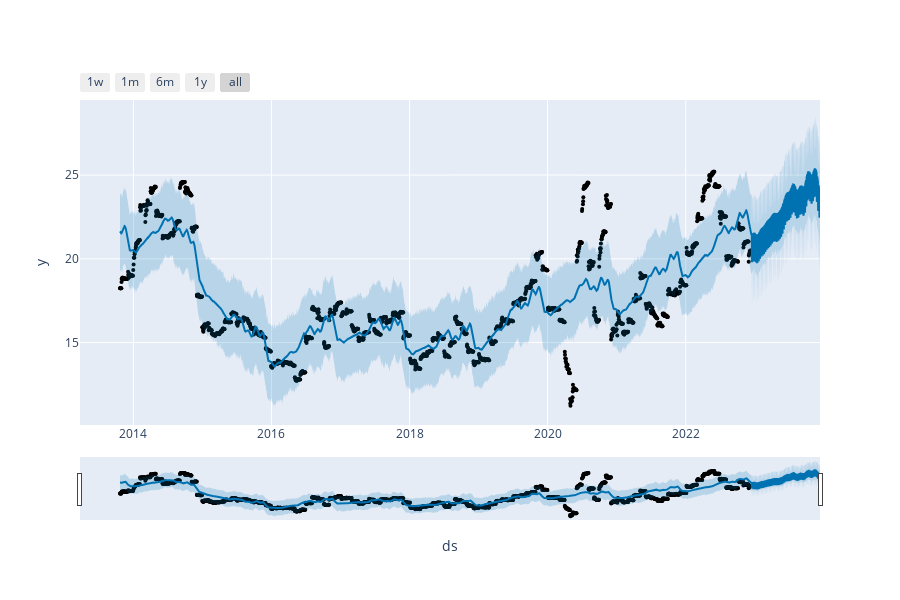

Here is the notebook cell this chart was saved with:
### Code cell
plot_plotly(m, forecast)

### Figure 1 — Plotly figure (JSON) as saved in the notebook; plotly's stock layout.template omitted (floating-point values rounded to 4 significant figures; data arrays with more than 128 entries replaced by an {"elided": "..."} marker saying what was removed)
{"data": [{"marker": {"color": "black", "size": 4}, "mode": "markers", "name": "Actual", "type": "scatter", "x": {"elided": "2299 str values"}, "y": {"elided": "2299 float values"}}, {"hoverinfo": "skip", "line": {"width": 0}, "mode": "lines", "type": "scatter", "x": {"elided": "2664 str values"}, "y": {"elided": "2664 float values"}}, {"fill": "tonexty", "fillcolor": "rgba(0, 114, 178, 0.2)", "line": {"color": "#0072B2", "width": 2}, "mode": "lines", "name": "Predicted", "type": "scatter", "x": {"elided": "2664 str values"}, "y": {"elided": "2664 float values"}}, {"fill": "tonexty", "fillcolor": "rgba(0, 114, 178, 0.2)", "hoverinfo": "skip", "line": {"width": 0}, "mode": "lines", "type": "scatter", "x": {"elided": "2664 str values"}, "y": {"elided": "2664 float values"}}], "layout": {"height": 600, "showlegend": false, "width": 900, "xaxis": {"rangeselector": {"buttons": [{"count": 7, "label": "1w", "step": "day", "stepmode": "backward"}, {"count": 1, "label": "1m", "step": "month", "stepmode": "backward"}, {"count": 6, "label": "6m", "step": "month", "stepmode": "backward"}, {"count": 1, "label": "1y", "step": "year", "stepmode": "backward"}, {"step": "all"}]}, "rangeslider": {"visible": true}, "title": {"text": "ds"}, "type": "date"}, "yaxis": {"title": {"text": "y"}}}}
